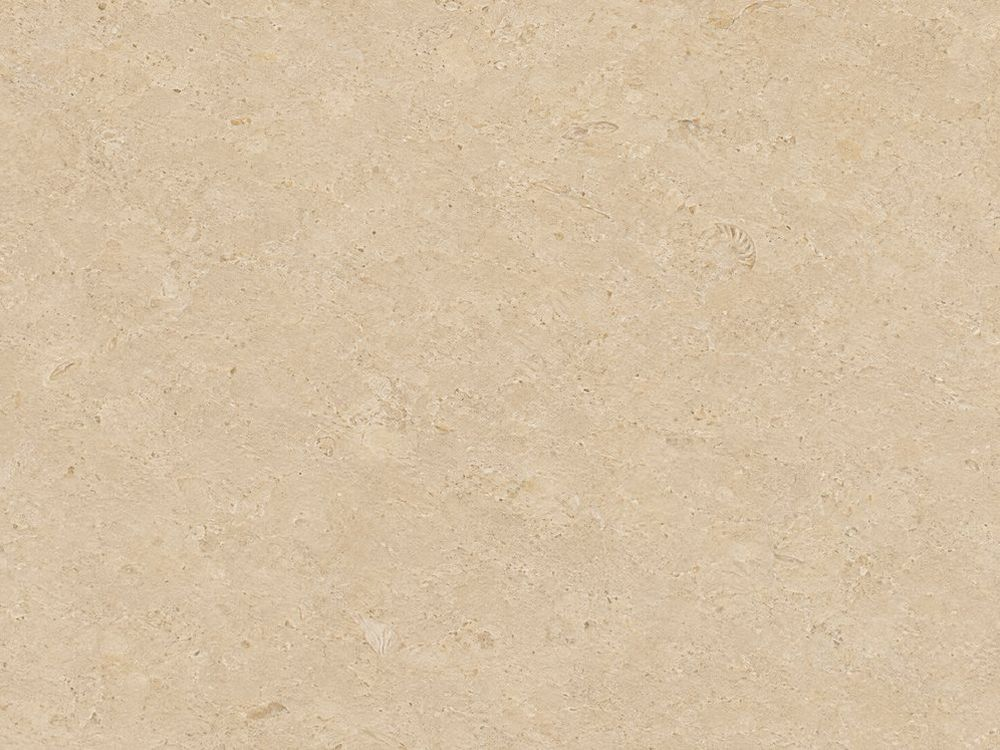
#> input picture images/stones/stone-limestone-beige.jpg, 1000 x 750 px, found by its file name
$ python make-3d-textures.py   (older library calls are emulated)
#> lines starting #> are read from the running program, lines starting #| are printed output that depends on the picture
#!/usr/bin/env python3
# Makes the textures of the 3D models (assets/3d): stone and marble from the site's own stone pictures, a concrete block wall
# drawn here, and the normal maps that give them relief. Run from the repository root:  python3 tools/make-3d-textures.py
import numpy as np, cv2, os
rs = np.random.RandomState(3)

def seamless(path, size=1024, gain=1.0, sat=1.0):
#> called with path = 'images/stones/stone-limestone-beige.jpg', size = 1024, gain = 1.12, sat = 0.9
    im = cv2.imread(path); h, w = im.shape[:2]; s = min(h, w)
#> in seamless, im is the input picture: shape (750, 1000, 3); mean B, G, R 165.2, 193.8, 214.7
#> after `h, w = im.shape[:2]`: h = 750; w = 1000
#> after `s = min(h, w)`: s = 750
    im = cv2.resize(im[(h - s) // 2:(h + s) // 2, (w - s) // 2:(w + s) // 2], (size, size), interpolation=cv2.INTER_AREA).astype(np.float32)
#> im: shape (1024, 1024, 3) float32
    low = cv2.GaussianBlur(im, (0, 0), size / 5); im = np.clip(im - low + low.mean((0, 1)), 0, 255)       # even lighting, no bright corner
    hsv = cv2.cvtColor(im.astype(np.uint8), cv2.COLOR_BGR2HSV).astype(np.float32); hsv[:, :, 1] *= sat; hsv[:, :, 2] *= gain
    im = cv2.cvtColor(np.clip(hsv, 0, 255).astype(np.uint8), cv2.COLOR_HSV2BGR).astype(np.float32)
    # repeats without seams and without a mirror pattern: near the edges the picture fades into itself shifted by half a tile
    t = np.abs(np.linspace(-1, 1, size, dtype=np.float32)); e = np.clip((t - 0.55) / 0.45, 0, 1); e = e * e * (3 - 2 * e)
    wx = np.maximum(e[None, :], e[:, None])[:, :, None]
    sh = np.roll(np.roll(im, size // 2, 0), size // 2, 1)
    return np.clip(im * (1 - wx) + sh * wx, 0, 255).astype(np.uint8)

def normal(height, strength):
#> called with strength = 0.007
    hgt = cv2.GaussianBlur(np.pad(height.astype(np.float32), 8, mode="wrap"), (0, 0), 1.0)
    dx = cv2.Sobel(hgt, cv2.CV_32F, 1, 0, ksize=3)[8:-8, 8:-8] * strength; dy = cv2.Sobel(hgt, cv2.CV_32F, 0, 1, ksize=3)[8:-8, 8:-8] * strength
    n = np.dstack([-dx, dy, np.ones_like(dx)]); n /= np.linalg.norm(n, axis=2, keepdims=True)
#> after `n /= np.linalg.norm(n, axis=2, keepdims=True)`:
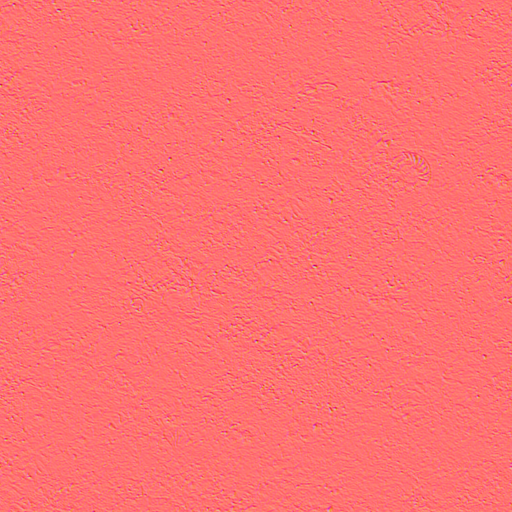
#> n: shape (1024, 1024, 3) float32 (shown at 1/2 size); mean of channels 0, 1, 2 1.18e-05, 0.000125, 0.992; drawn with min black and max white
    return ((n * 0.5 + 0.5) * 255).astype(np.uint8)[:, :, ::-1]                                           # RGB normal map, BGR for OpenCV
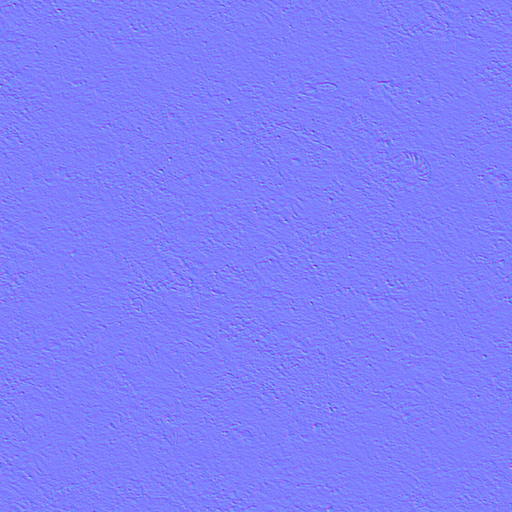
#> returned value: shape (1024, 1024, 3) (shown at 1/2 size); mean of channels 0, 1, 2 252.9, 127, 127; drawn as B, G, R

def save(name, img, q=84):
    f = f"assets/3d/{name}.webp"; cv2.imwrite(f, img, [cv2.IMWRITE_WEBP_QUALITY, q]); print(name, img.shape[:2], os.path.getsize(f) // 1024, "KB")

st = seamless("images/stones/stone-limestone-beige.jpg", 1024, gain=1.12, sat=0.9)
save("stone", st, 80); save("stone_n", cv2.resize(normal(cv2.cvtColor(st, cv2.COLOR_BGR2GRAY), 0.007), (512, 512), interpolation=cv2.INTER_AREA), 82)
save("marble", seamless("images/stones/stone-marble.jpg", 1024, gain=1.05), 80)
#> call 2 of seamless, with path = 'images/stones/stone-marble.jpg', size = 1024, gain = 1.05, sat = 1
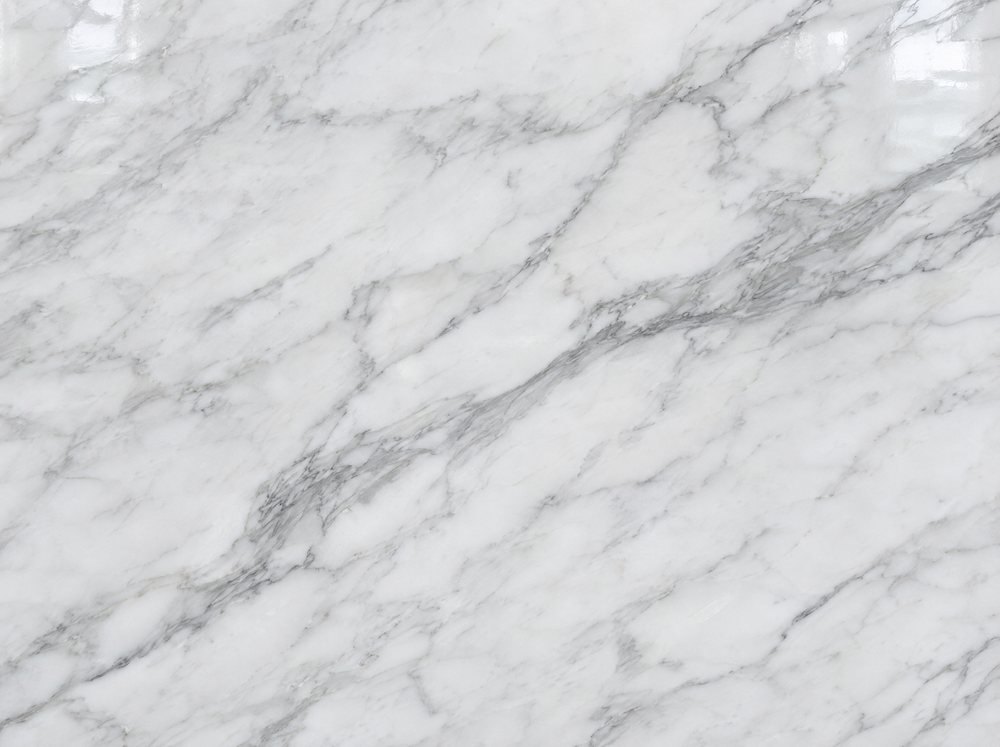
#> input picture images/stones/stone-marble.jpg, 1000 x 747 px, found by its file name
#> in seamless, im is the input picture: shape (747, 1000, 3); mean B, G, R 213, 211, 210
#> in seamless (call 2), `hsv = cv2.cvtColor(im.astype(np.uint8), cv2.COLOR_BGR2HSV).astype(np.f`:
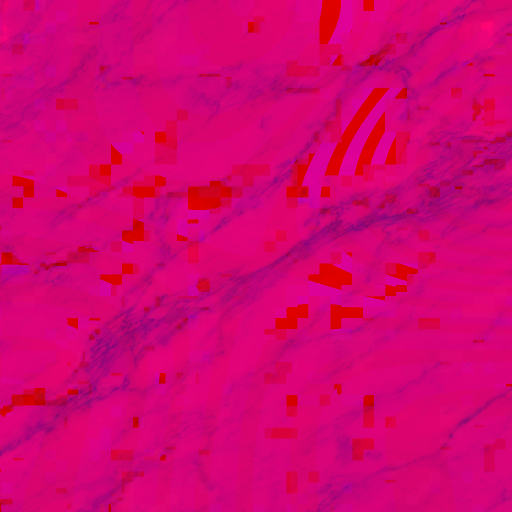
#> hsv: shape (1024, 1024, 3) float32 (shown at 1/2 size); mean B, G, R 111.1, 3.3, 211.1
#> in seamless (call 2), `return np.clip(im * (1 - wx) + sh * wx, 0, 255).astype(np.uint8)`:
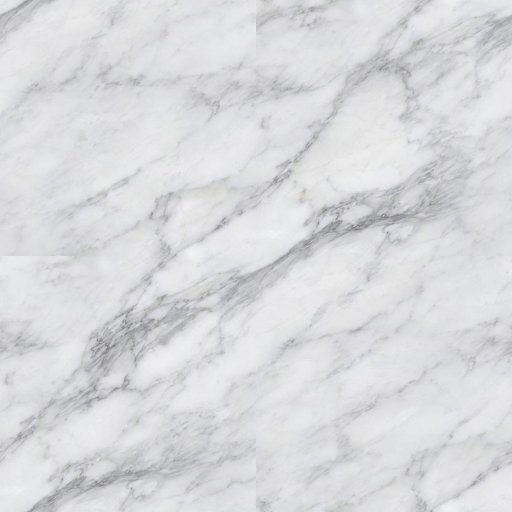
#> returned value: shape (1024, 1024, 3) (shown at 1/2 size); mean of channels 0, 1, 2 220.4, 217.8, 217.4; drawn as B, G, R

# concrete block wall in running bond: 160 cm to the tile, blocks of 40 x 20 cm, 1 cm recessed joints
S = 1024; pc = S / 160.0; bw, bh, j = int(40 * pc), int(20 * pc), max(4, int(1.0 * pc))
def fbm(n, octs=6):
#> called with n = 1024, octs = 6
    out = np.zeros((n, n), np.float32); amp = 1.0
    for o in range(octs):
        k = 2 ** (o + 2); g = rs.rand(k, k).astype(np.float32); g = np.pad(g, ((0, 1), (0, 1)), mode="wrap")
        out += amp * cv2.resize(g, (n + n // k, n + n // k), interpolation=cv2.INTER_CUBIC)[:n, :n]; amp *= 0.5
    return (out - out.min()) / (out.max() - out.min())
grain = cv2.GaussianBlur(rs.rand(S, S).astype(np.float32), (0, 0), 0.9); grain = (grain - grain.min()) / (grain.max() - grain.min())
height = 0.5 + 0.35 * (fbm(S) - 0.5) + 0.9 * (grain - 0.5)
tone = np.zeros((S, S), np.float32); mort = np.zeros((S, S), bool)
for r in range(S // bh):
    off = (bw // 2) if r % 2 else 0; mort[r * bh:r * bh + j, :] = True
    for c in range(-1, S // bw + 1):
        xs = np.arange(c * bw + off, c * bw + off + bw) % S; tone[r * bh:(r + 1) * bh][:, xs] = 0.86 + 0.22 * rs.rand()
        mort[r * bh:(r + 1) * bh][:, np.arange(c * bw + off, c * bw + off + j) % S] = True
tex = tone[:, :, None] * np.array([96, 100, 104], np.float32) * (0.62 + 0.76 * height[:, :, None])
tex[mort] = np.array([58, 60, 62], np.float32) * (0.9 + 0.2 * height[mort][:, None]); height[mort] -= 0.5
save("wall", np.clip(tex, 0, 255).astype(np.uint8), 82); save("wall_n", cv2.resize(normal(height * 255, 0.0045), (512, 512), interpolation=cv2.INTER_AREA), 82)
#> call 4 of save, with name = 'wall', q = 82
#> in save (call 4), `f = f'assets/3d/{name}.webp'`:
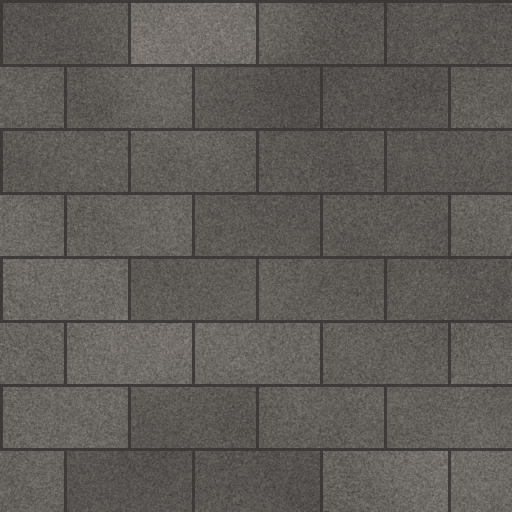
#> saved as wall.webp: shape (1024, 1024, 3) (shown at 1/2 size); mean B, G, R 87.5, 91.1, 94.7
#> in save (call 5), `f = f'assets/3d/{name}.webp'`:
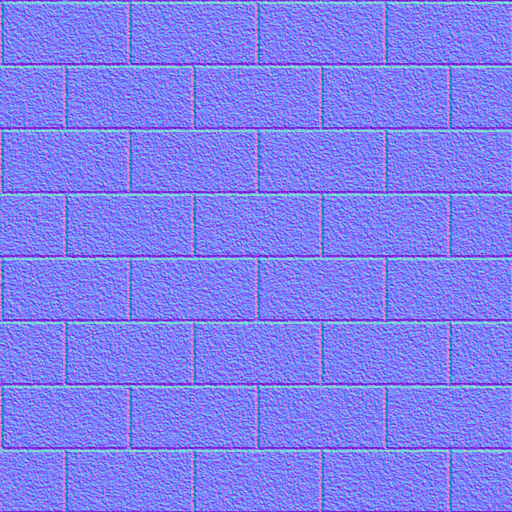
#> saved as wall_n.webp: shape (512, 512, 3); mean B, G, R 242.3, 127.1, 127.1
